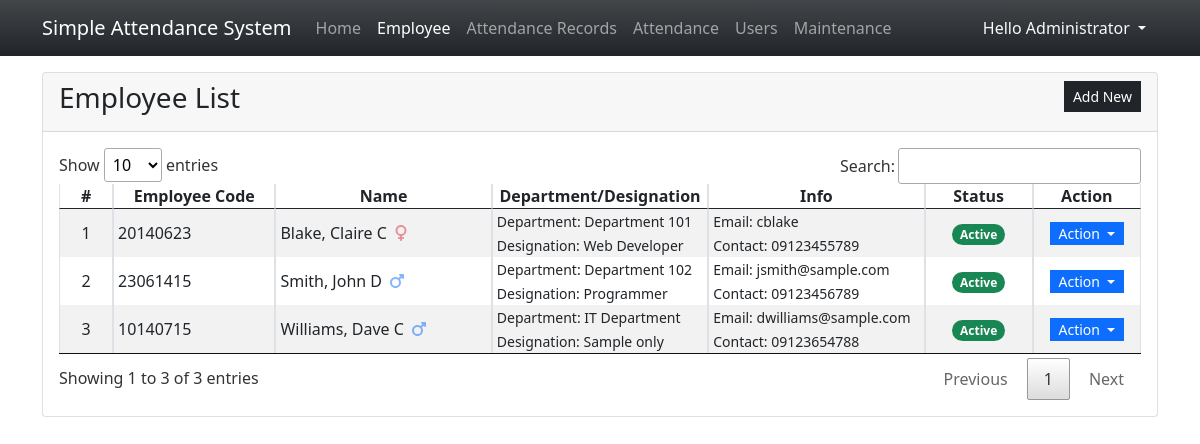
Page /?page=employees (signed in) on the committed database.
### tables this page shows
CREATE TABLE employee_list (
            `employee_id` INTEGER NOT NULL PRIMARY KEY AUTOINCREMENT,
            `employee_code` TEXT NOT NULL,
            `firstname` TEXT NOT NULL,
            `middlename` TEXT NULL,
            `lastname` TEXT NOT NULL,
            `gender` TEXT NOT NULL,
            `department_id` INTEGER NULL,
            `designation_id` INTEGER NULL,
            `contact` TEXT NOT NULL,
            `email` TEXT NOT NULL,
            `status` INTEGER NOT NULL DEFAULT 1,
            `date_created` TIMESTAMP DEFAULT CURRENT_TIMESTAMP,
            `date_updated` TIMESTAMP NULL,
            FOREIGN KEY(`department_id`) REFERENCES `department_list`(`department_id`) ON DELETE SET NULL,
            FOREIGN KEY(`designation_id`) REFERENCES `designation_list`(`designation_id`) ON DELETE SET NULL
        );

CREATE TABLE department_list (
            `department_id` INTEGER NOT NULL PRIMARY KEY AUTOINCREMENT,
            `name` TEXT NOT NULL,
            `status` INTEGER NOT NULL DEFAULT 1,
            `date_created` TIMESTAMP DEFAULT CURRENT_TIMESTAMP
        );

CREATE TABLE designation_list (
            `designation_id` INTEGER NOT NULL PRIMARY KEY AUTOINCREMENT,
            `name` TEXT NOT NULL,
            `status` INTEGER NOT NULL DEFAULT 1,
            `date_created` TIMESTAMP DEFAULT CURRENT_TIMESTAMP
        );

### employees.php (the view, shortened to what this page needs)
<div class="card">
    <div class="card-header d-flex justify-content-between">
        <h3 class="card-title">Employee List</h3>
        <div class="card-tools align-middle">
            <button class="btn btn-dark btn-sm py-1 rounded-0" type="button" id="create_new">Add New</button>
        </div>
    </div>
    <div class="card-body">
        <table class="table table-hover table-striped table-bordered">
            <colgroup>
                <col width="5%">
                <col width="15%">
                <col width="20%">
                <col width="20%">
                <col width="20%">
                <col width="10%">
                <col width="10%">
            </colgroup>
            <thead>
                <tr>
                    <th class="text-center p-0">#</th>
                    <th class="text-center p-0">Employee Code</th>
                    <th class="text-center p-0">Name</th>
                    <th class="text-center p-0">Department/Designation</th>
                    <th class="text-center p-0">Info</th>
                    <th class="text-center p-0">Status</th>
                    <th class="text-center p-0">Action</th>
                </tr>
            </thead>
            <tbody>
                <?php
                $sql = "SELECT e.*,(e.lastname || ', ' || e.firstname || ' ' || e.middlename) as `name`,d.name as dept, dd.name as desg FROM `employee_list`e INNER JOIN `department_list` d on e.department_id = d.department_id inner join `designation_list` dd on e.designation_id = dd.designation_id  order by `name` asc";
                $qry = $conn->query($sql);
                $i = 1;
                    while($row = $qry->fetchArray()):
                ?>
                <tr>
                    <td class="text-center p-0"><?php echo $i++; ?></td>
                    <td class="py-0 px-1"><?php echo $row['employee_code'] ?></td>
                    <td class="py-0 px-1"><?php echo $row['name'] ?>
                    <?php if($row['gender'] == "Male"): ?>
                        <span class="fa fa-mars mx-1 text-primary opacity-50" title="Male"></span>
                    <?php else: ?>
                        <span class="fa fa-venus mx-1 text-danger opacity-50" title="Female"></span>
                    <?php endif; ?>
                    </td>
                    <td class="py-0 px-1">
                        <small>Department: <?php echo $row['dept'] ?></small><br>
                        <small>Designation: <?php echo $row['desg'] ?></small>
                    </td>
                    <td class="py-0 px-1">
                        <small>Email: <?php echo $row['email'] ?></small><br>
                        <small>Contact: <?php echo $row['contact'] ?></small>
                    </td>
                    <td class="py-0 px-1 text-center">
                    <?php if($row['status'] == 1): ?>
                        <span class="badge bg-success rounded-pill">Active</span>
                    <?php else: ?>
                        <span class="badge bg-danger rounded-pill">Inactive</span>
                    <?php endif; ?>
                    </td>
                    <th class="text-center py-0 px-1">
                        <div class="btn-group" role="group">
                            <button id="btnGroupDrop1" type="button" class="btn btn-primary dropdown-toggle btn-sm rounded-0 py-0" data-bs-toggle="dropdown" aria-expanded="false">
                            Action
                            </button>
                        </div>
                    </th>
                </tr>
                <?php endwhile; ?>
            </tbody>
        </table>
    </div>
</div>

### index.php (shortened to what this page needs)
<?php
$page = isset($_GET['page']) ? $_GET['page'] : 'home';
?>
<!DOCTYPE html>
<html lang="en">
<head>
    <link rel="stylesheet" href="Font-Awesome-master/css/all.min.css">
    <link rel="stylesheet" href="css/bootstrap.min.css">
    <link rel="stylesheet" href="DataTables/datatables.min.css">
</head>
<body>
    <main>
    <nav class="navbar navbar-expand-lg navbar-dark bg-dark bg-gradient" id="topNavBar">
        <div class="container">
            <a class="navbar-brand" href="#">
            Simple Attendance System
            </a>
            <div class="collapse navbar-collapse" id="navbarNav">
                <ul class="navbar-nav">
                    <li class="nav-item">
                        <a class="nav-link <?php echo ($page == 'home')? 'active' : '' ?>" aria-current="page" href="./">Home</a>
                    </li>
                    <li class="nav-item">
                        <a class="nav-link <?php echo ($page == 'employees')? 'active' : '' ?>" aria-current="page" href="./?page=employees">Employee</a>
                    </li>
                    <li class="nav-item">
                        <a class="nav-link <?php echo ($page == 'attendance_list')? 'active' : '' ?>" href="./?page=attendance_list">Attendance Records</a>
                    </li>
                    <li class="nav-item">
                        <a class="nav-link " href="./attendance.php" target="_blank">Attendance</a>
                    </li>
                    <?php if($_SESSION['type'] == 1): ?>
                    <li class="nav-item">
                        <a class="nav-link <?php echo ($page == 'users')? 'active' : '' ?>" aria-current="page" href="./?page=users">Users</a>
                    </li>
                    <li class="nav-item">
                        <a class="nav-link" href="./?page=maintenance">Maintenance</a>
                    </li>
                    <?php endif; ?>
                </ul>
            </div>
            <div>
            <div class="dropdown">
                <button class="btn btn-secondary dropdown-toggle bg-transparent  text-light border-0" type="button" id="dropdownMenuButton1" data-bs-toggle="dropdown" aria-expanded="false">
                    Hello <?php echo $_SESSION['fullname'] ?>
                </button>
            </div>
            </div>
        </div>
    </nav>
    <div class="container py-3" id="page-container">
        <?php
            include $page.'.php';
        ?>
    </div>
    </main>
</body>
</html>

### index.php (style rules this page uses)
html,body { height:100%; width:100%; }
main { height:100%; display:flex; flex-flow:column; }
#page-container { flex: 1 1 auto; overflow:auto; }
#topNavBar { flex: 0 1 auto; }

### rows in the picture
employee_list: employee_code "20140623", name "Blake, Claire C", gender "Female" (drawn), department.name "Department 101", designation.name "Web Developer", email "cblake", contact "09123455789", status "Active"
employee_list: employee_code "23061415", name "Smith, John D", gender "Male" (drawn), department.name "Department 102", designation.name "Programmer", email "jsmith@sample.com", contact "09123456789", status "Active"
employee_list: employee_code "10140715", name "Williams, Dave C", gender "Male" (drawn), department.name "IT Department", designation.name "Sample only", email "dwilliams@sample.com", contact "09123654788", status "Active"

### other values in the picture
$_SESSION['fullname'] "Administrator"
